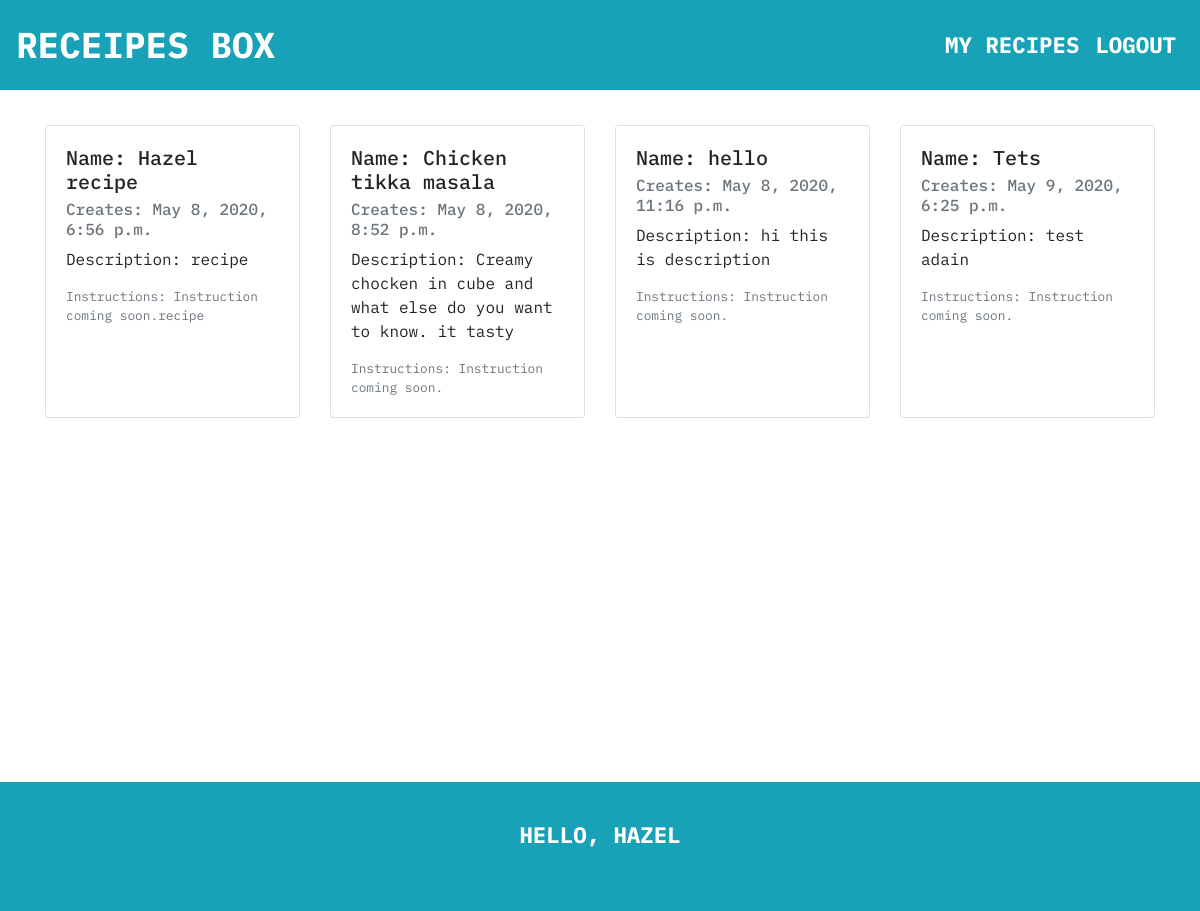
Screenshot of /userpage/ (signed in) with the database file from the repository.
### recipe/models.py (models this page shows, shortened)
class Recipe(models.Model):
    author = models.ForeignKey(Author, on_delete=models.CASCADE)
    title = models.CharField(max_length=50)
    description = models.TextField()
    time_required = models.CharField(max_length=30)
    instructions = models.TextField(default="Instruction coming soon.")
    imageUrl = models.TextField(default='https://d2ebzu6go672f3.cloudfront.net/media/content/images'
                                        '/p3_MedDiet_W1806_gi667751254.jpg')
    date_created = models.DateTimeField(default=timezone.now)

### recipe/decorators.py (the view)
        def wrapper_func(request, *args, **kwargs):
            group = None
            if request.user.groups.exists():
                group = request.user.groups.all()[0].name
            if group in allowed_roles:
                return view_func(request, *args, **kwargs)
            else:
                return HttpResponseRedirect(reverse("recipes:denied"))

### recipe/views.py (called while the page is built)
@login_required()
@allowed_users(allowed_roles=['author'])
def userpage(request):
    html = "recipe/user_page.html"
    users = Author.objects.all()
    curr_user = User.objects.get(username=request.user)
    db_user = Author.objects.get(user=curr_user)
    recipe_users = Recipe.objects.filter(author=db_user)
    return render(request, html, {'user': users, 'recipe_users': recipe_users})

### recipe/templates/recipe/user_page.html
{% extends 'base.html' %}
{% block content %}
<div class="container user_page_card">
  <div class="row">
   <div class="card-deck">
     {% for recipe in  recipe_users %}
        <div class="card">
          <div class="card-body">
            <h5 class="card-title">Name: {{recipe.title}}</h5>
             <h6 class="card-subtitle mb-2 text-muted">Creates: {{recipe.date_created}}</h6>
             <p class="card-text">Description: {{recipe.description}}</p>
            <p class="card-text"><small class="text-muted">Instructions: {{recipe.instructions}}</small></p>
          </div>
      </div>
     {% endfor %}
      </div>
   </div>
</div>
{% endblock content %}

### templates/base.html (shortened to what this page needs)
{% load static %}
<html lang="en">
  <head>
    <link
      rel="stylesheet"
      href="https://maxcdn.bootstrapcdn.com/bootstrap/4.0.0/css/bootstrap.min.css"
    />
    <link rel="stylesheet" href="{% static 'css/style.css' %}" />
  </head>
  <body>
    <nav class="navbar navbar-expand-lg navbar-light bg-info sticky-top">
      <a class="navbar-brand receipes_box_nav" href="/">RECEIPES BOX</a>
      <div class="collapse navbar-collapse justify-content-end" id="navbarNav">
        <ul class="navbar-nav">
          {% if request.user.is_authenticated %}
          <li class="nav-item">
            <a class="nav-link nav_a" href="{% url 'recipes:userpage' %}"
              >My Recipes</a
            >
          </li>
          <li class="nav-item">
            <a class="nav-link nav_a" href="{% url 'recipes:logout_page' %}"
              >Logout</a
            >
          </li>
          {%endif%}
        </ul>
      </div>
    </nav>
    <main class="container">
      {% block content %} {% endblock %}
    </main>
    {% if request.user.is_authenticated %}
    <div class="navbar footer bg-info justify-content-center">
      <nav class="navbar navbar-light">
        <ul class="navbar-nav">
          <a class="nav-link nav_a" href="{% url 'recipes:userpage' %}">
            Hello, {{request.user.username}}
          </a>
        </ul>
      </nav>
    </div>
    {% endif%}
  </body>
</html>

### static/css/style.css (style rules this page uses)
html, body { font-family: "IBM Plex Mono", monospace !important; background-image: url("https://images.unsplash.com/photo-1495195129352-aeb325a55b65?ixlib=rb-1.2.1&auto=format&fit=crop&w=2255&q=80"); }
nav { height: 90px !important; margin-bottom: 2%; }
.nav_a { padding-left: 19px; font-size: 1.4em; text-transform: uppercase; font-weight: 700; color: white !important }
.receipes_box_nav { font-size: 36px !important; font-weight: 700 !important; font-family: "IBM Plex Mono", monospace; color: white !important }
.card-text { font-family: "IBM Plex Mono", monospace; }
.card { margin-top: 1% !important; }
main { padding- bottom:20px; min-height: calc(100vh - 90px - 90px) }
.footer { margin-top:4%; color: white; text-align: center; }

### rows the page displays
Recipe: title "Hazel recipe", date_created "May 8, 2020, 6:56 p.m.", description "recipe", instructions "Instruction coming soon.recipe"
Recipe: title "Chicken tikka masala", date_created "May 8, 2020, 8:52 p.m.", description "Creamy chocken in cube and what else do you want to know. it tasty", instructions "Instruction coming soon."
Recipe: title "hello", date_created "May 8, 2020, 11:16 p.m.", description "hi this is description", instructions "Instruction coming soon."
Recipe: title "Tets", date_created "May 9, 2020, 6:25 p.m.", description "test adain", instructions "Instruction coming soon."

### other values shown
{{ request.user.username }} "HAZEL"
